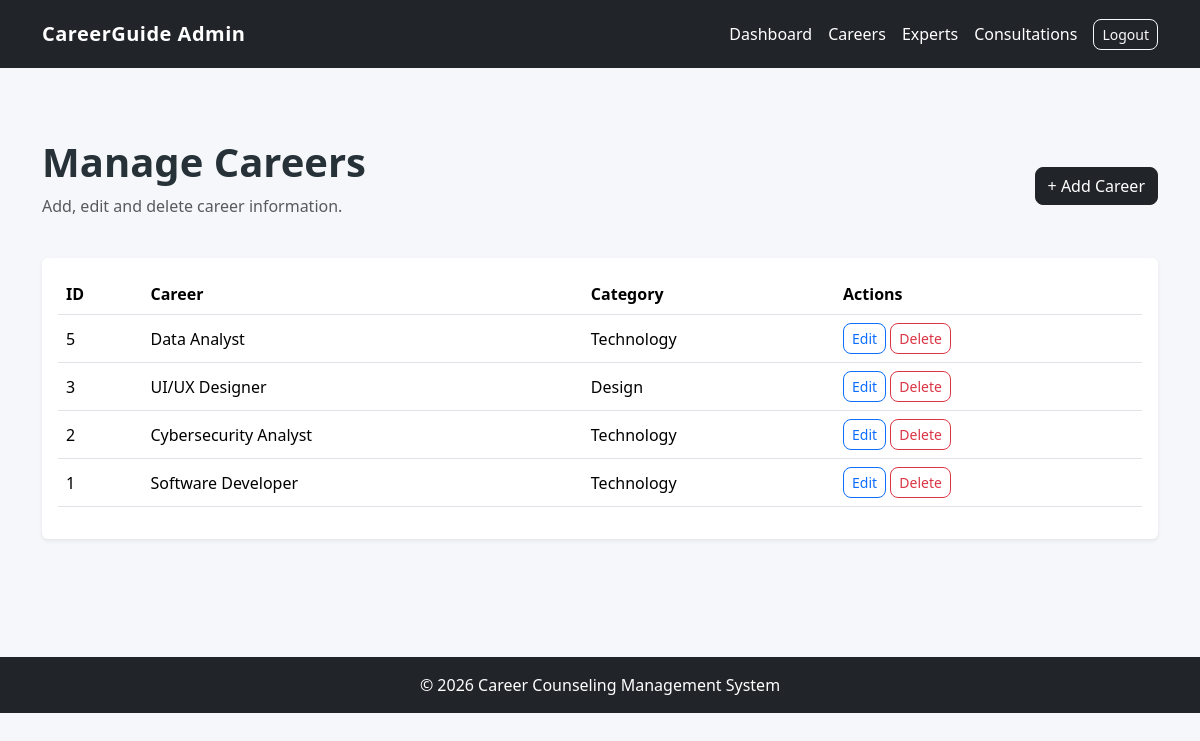
Screenshot of /admin/careers/index.php (signed in) with the database file from the repository.
### tables this page shows
CREATE TABLE `careers` (
  `id` int(11) NOT NULL,
  `career_name` varchar(100) NOT NULL,
  `category` varchar(100) NOT NULL,
  `description` text NOT NULL,
  `skills` text NOT NULL,
  `scope` text NOT NULL
);

### admin/careers/index.php (the view, shortened to what this page needs)
<?php
include '../../includes/header.php';
include '../admin_navbar.php';
include '../../includes/db.php';
$result = mysqli_query($conn, "SELECT * FROM careers ORDER BY id DESC");
?>
<section class="section-padding">
    <div class="container">
        <div class="d-flex justify-content-between align-items-center mb-4">
            <div>
                <h1 class="fw-bold">Manage Careers</h1>
                <p class="text-muted">
                    Add, edit and delete career information.
                </p>
            </div>
            <a href="add.php" class="btn btn-dark">
                + Add Career
            </a>
        </div>
        <div class="card border-0 shadow-sm">
            <div class="card-body">
                <div class="table-responsive">
                    <table class="table table-hover align-middle">
                        <thead>
                            <tr>
                                <th>ID</th>
                                <th>Career</th>
                                <th>Category</th>
                                <th>Actions</th>
                            </tr>
                        </thead>
                        <tbody>
                            <?php while ($career = mysqli_fetch_assoc($result)) { ?>
                                <tr>
                                    <td>
                                        <?php echo $career['id']; ?>
                                    </td>
                                    <td>
                                        <?php echo htmlspecialchars($career['career_name']); ?>
                                    </td>
                                    <td>
                                        <?php echo htmlspecialchars($career['category']); ?>
                                    </td>
                                    <td>
                                        <a
                                            href="edit.php?id=<?php echo $career['id']; ?>"
                                            class="btn btn-sm btn-outline-primary"
                                        >
                                            Edit
                                        </a>
                                        <a
                                            href="delete.php?id=<?php echo $career['id']; ?>"
                                            class="btn btn-sm btn-outline-danger"
                                            onclick="return confirm('Delete this career?');"
                                        >
                                            Delete
                                        </a>
                                    </td>
                                </tr>
                            <?php } ?>
                        </tbody>
                    </table>
                </div>
            </div>
        </div>
    </div>
</section>
<?php include '../../includes/footer.php'; ?>

### assets/css/style.css (style rules this page uses)
body { background-color: #f5f7fa; color: #263238; }
.btn { border-radius: 8px; }
.card { overflow: hidden; }
.section-padding { padding: 70px 0; }

### rows the page displays
careers: id "5", career_name "Data Analyst", category "Technology"
careers: id "3", career_name "UI/UX Designer", category "Design"
careers: id "2", career_name "Cybersecurity Analyst", category "Technology"
careers: id "1", career_name "Software Developer", category "Technology"
